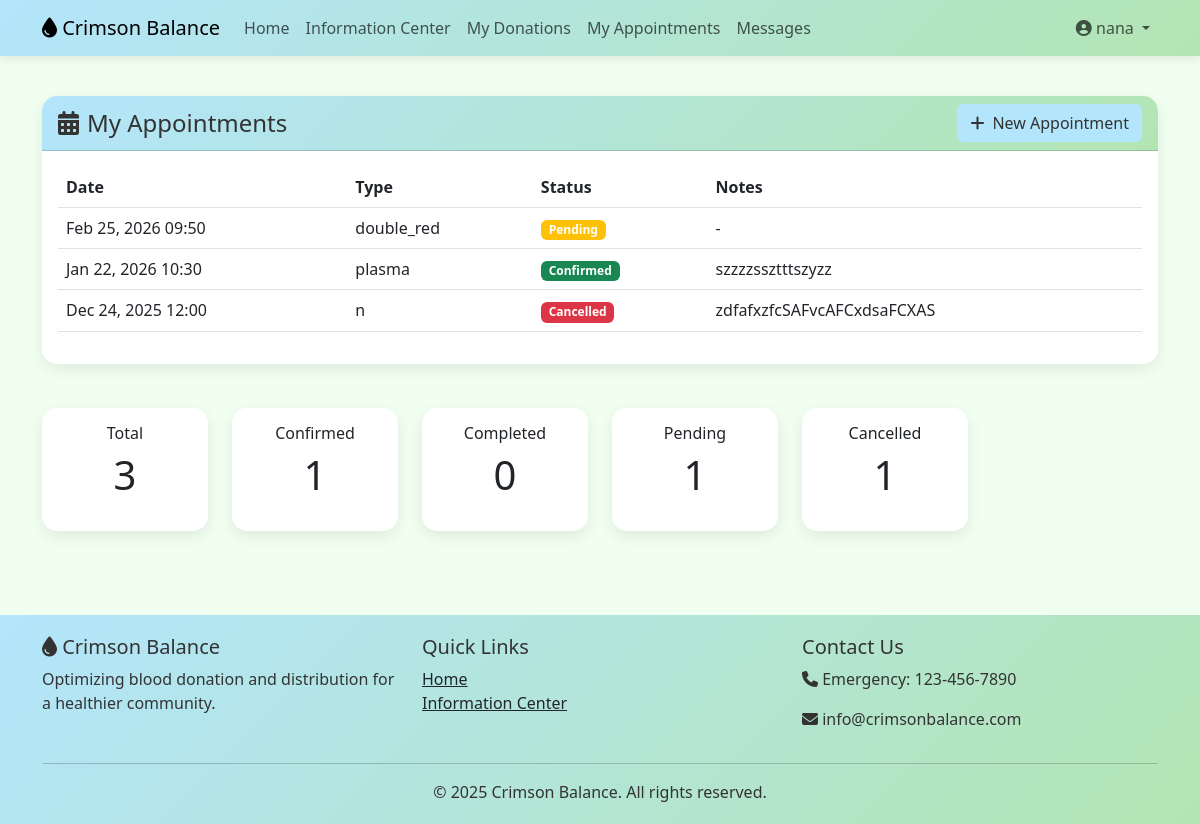
The app's page /donor/appointments/ (signed in), older data.
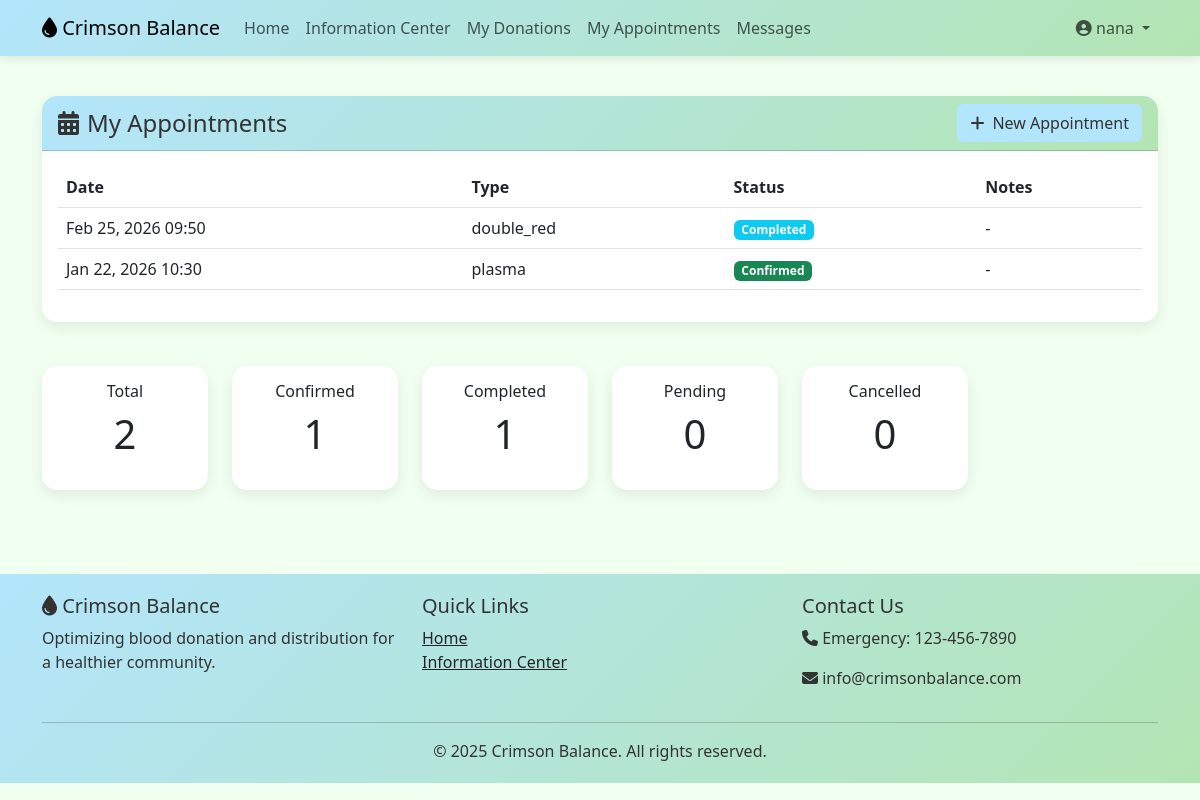
The same page, newer data.
### bloodapp/models.py (models this page shows, shortened)
class Appointment(models.Model):
    STATUS_CHOICES = (
        ('pending', 'Pending'),
        ('confirmed', 'Confirmed'),
        ('completed', 'Completed'),
        ('cancelled', 'Cancelled'),
    )
    user = models.ForeignKey(User, on_delete=models.CASCADE, related_name='appointments')
    appointment_type = models.CharField(max_length=50)
    scheduled_date = models.DateTimeField()
    status = models.CharField(max_length=20, choices=STATUS_CHOICES, default='pending')
    notes = models.TextField(blank=True)
    created_at = models.DateTimeField(auto_now_add=True)

### bloodapp/views.py (the view)
# urls.py: path('donor/appointments/', views.donor_appointments, name='donor_appointments'),
@login_required
def donor_appointments(request):
    if request.user.user_type != 'donor':
        messages.error(request, 'Only donors can view appointments.')
        return redirect('home')
    appointments = Appointment.objects.filter(user=request.user).order_by('-scheduled_date')
    total_count = appointments.count()
    confirmed_count = appointments.filter(status='confirmed').count()
    completed_count = appointments.filter(status='completed').count()
    pending_count = appointments.filter(status='pending').count()
    cancelled_count = appointments.filter(status='cancelled').count()
    return render(request, 'bloodapp/donor_appointments.html', {
        'appointments': appointments,
        'total_count': total_count,
        'confirmed_count': confirmed_count,
        'completed_count': completed_count,
        'pending_count': pending_count,
        'cancelled_count': cancelled_count,
    })

### templates/bloodapp/donor_appointments.html (shortened to what this page needs)
{% extends 'base.html' %}
{% block content %}
<div class="row">
    <div class="col-12">
        <div class="card">
            <div class="card-header d-flex justify-content-between align-items-center">
                <h4 class="mb-0"><i class="fas fa-calendar-alt me-2"></i>My Appointments</h4>
                <a href="{% url 'request_appointment' %}" class="btn btn-primary">
                    <i class="fas fa-plus me-2"></i>New Appointment
                </a>
            </div>
            <div class="card-body">
                {% if appointments %}
                <div class="table-responsive">
                    <table class="table table-hover">
                        <thead>
                            <tr>
                                <th>Date</th>
                                <th>Type</th>
                                <th>Status</th>
                                <th>Notes</th>
                            </tr>
                        </thead>
                        <tbody>
                            {% for appt in appointments %}
                            <tr>
                                <td>{{ appt.scheduled_date|date:"M d, Y H:i" }}</td>
                                <td>{{ appt.appointment_type }}</td>
                                <td>
                                    {% if appt.status == 'confirmed' %}
                                    <span class="badge bg-success">Confirmed</span>
                                    {% elif appt.status == 'completed' %}
                                    <span class="badge bg-info">Completed</span>
                                    {% elif appt.status == 'cancelled' %}
                                    <span class="badge bg-danger">Cancelled</span>
                                    {% else %}
                                    <span class="badge bg-warning">Pending</span>
                                    {% endif %}
                                </td>
                                <td>{{ appt.notes|default:"-" }}</td>
                            </tr>
                            {% endfor %}
                        </tbody>
                    </table>
                </div>
                {% endif %}
            </div>
        </div>
    </div>
</div>
{% if appointments %}
<div class="row mt-4">
    <div class="col-md-2">
        <div class="card text-center">
            <div class="card-body">
                <h6 class="card-title">Total</h6>
                <p class="display-6">{{ total_count }}</p>
            </div>
        </div>
    </div>
    <div class="col-md-2">
        <div class="card text-center">
            <div class="card-body">
                <h6 class="card-title">Confirmed</h6>
                <p class="display-6">{{ confirmed_count }}</p>
            </div>
        </div>
    </div>
    <div class="col-md-2">
        <div class="card text-center">
            <div class="card-body">
                <h6 class="card-title">Completed</h6>
                <p class="display-6">{{ completed_count }}</p>
            </div>
        </div>
    </div>
    <div class="col-md-2">
        <div class="card text-center">
            <div class="card-body">
                <h6 class="card-title">Pending</h6>
                <p class="display-6">{{ pending_count }}</p>
            </div>
        </div>
    </div>
    <div class="col-md-2">
        <div class="card text-center">
            <div class="card-body">
                <h6 class="card-title">Cancelled</h6>
                <p class="display-6">{{ cancelled_count }}</p>
            </div>
        </div>
    </div>
</div>
{% endif %}
{% endblock %}

Row changes from the older to the newer data that the page shows:
removed Appointment: scheduled_date "Dec 24, 2025 12:00", appointment_type "n", status "Cancelled", notes "zdfafxzfcSAFvcAFCxdsaFCXAS"
changed Appointment "Feb 25, 2026 09:50": status "Pending" → "Completed"
changed Appointment "Jan 22, 2026 10:30": notes "szzzzssztttszyzz" → "-"
Text that changed along with them:
{{ total_count }}: "3" → "2"
{{ completed_count }}: "0" → "1"
{{ pending_count }}: "1" → "0"
{{ cancelled_count }}: "1" → "0"
